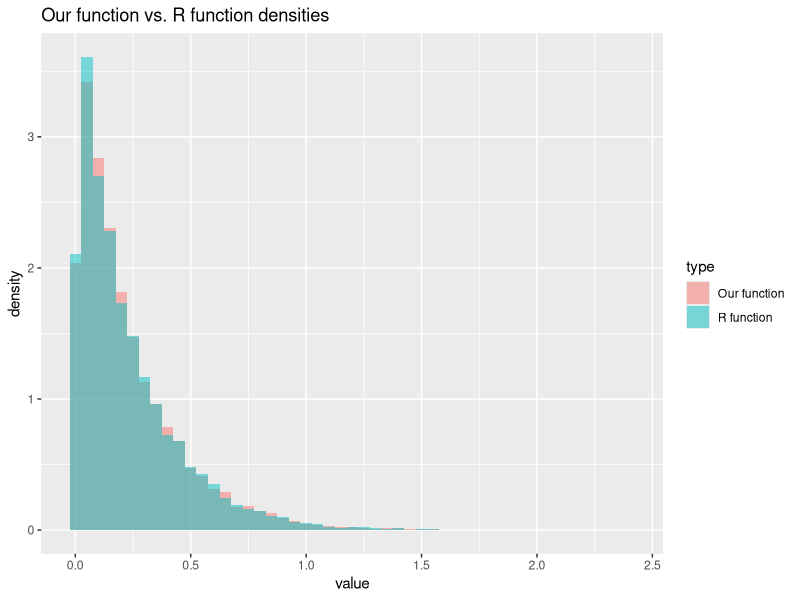
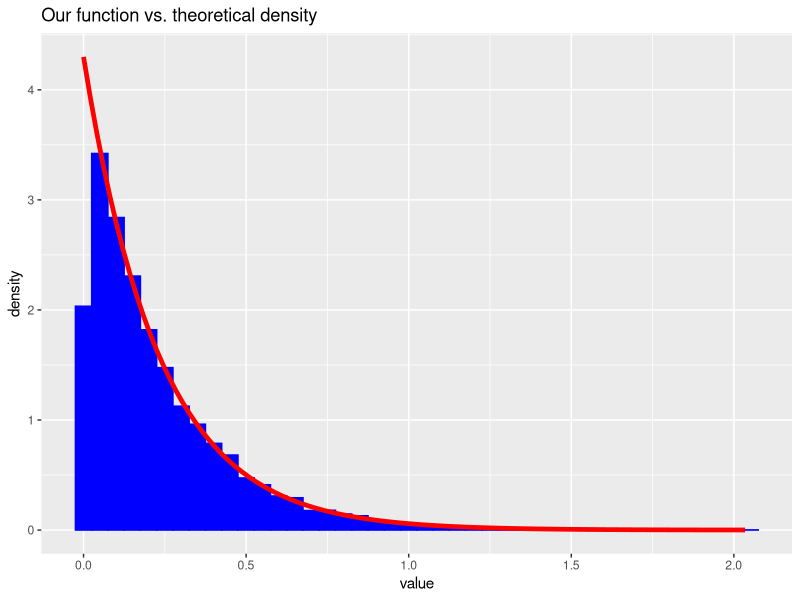
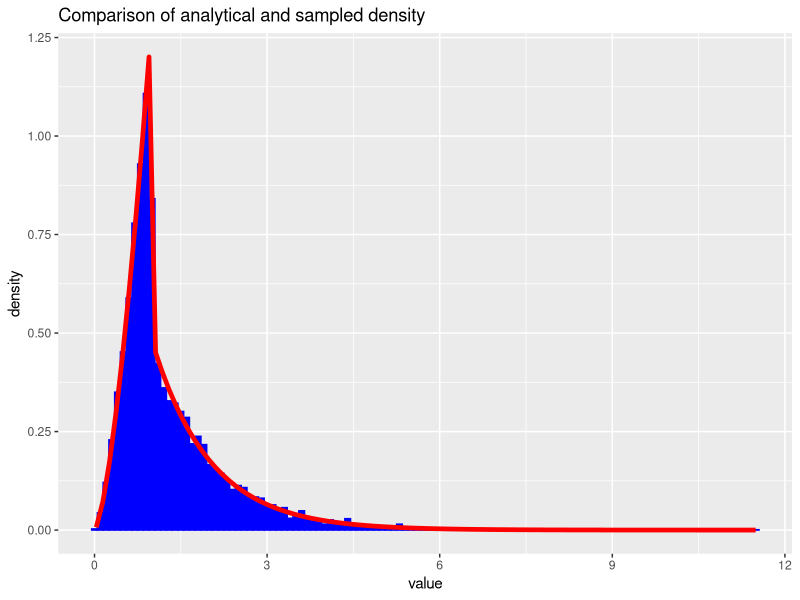
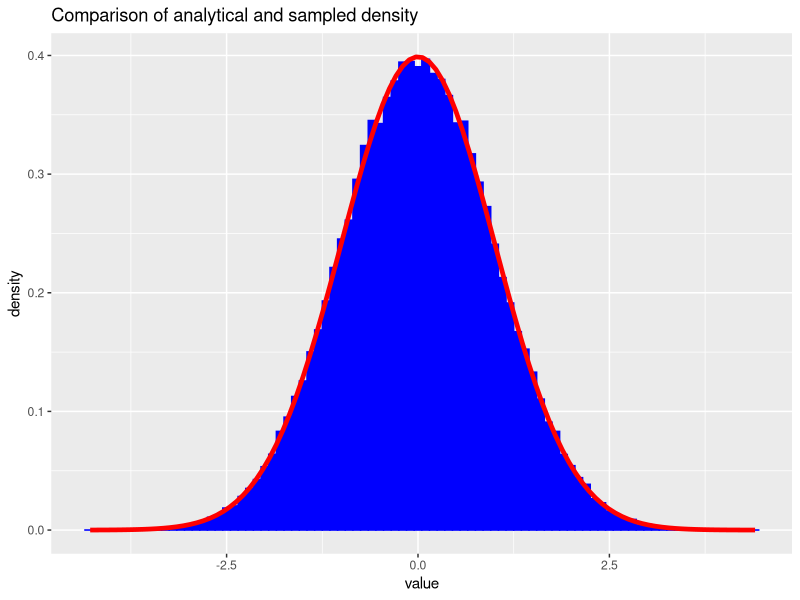
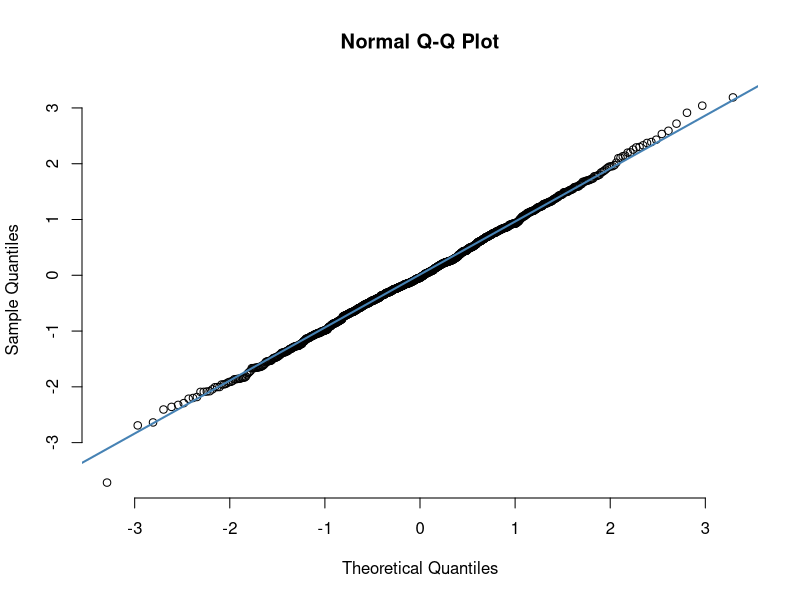
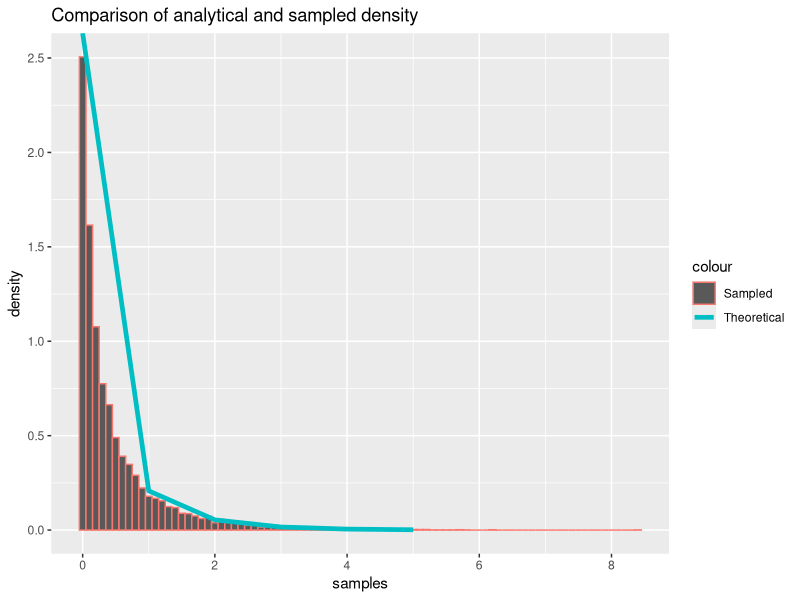
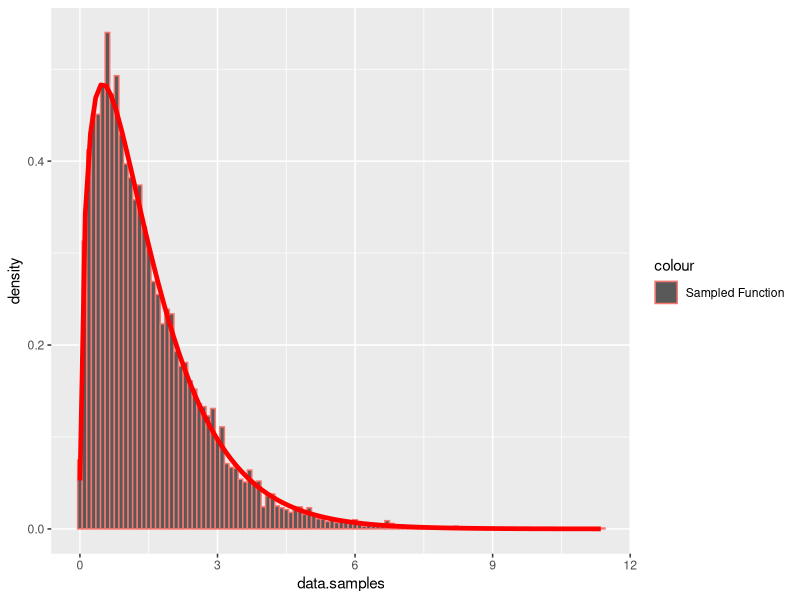
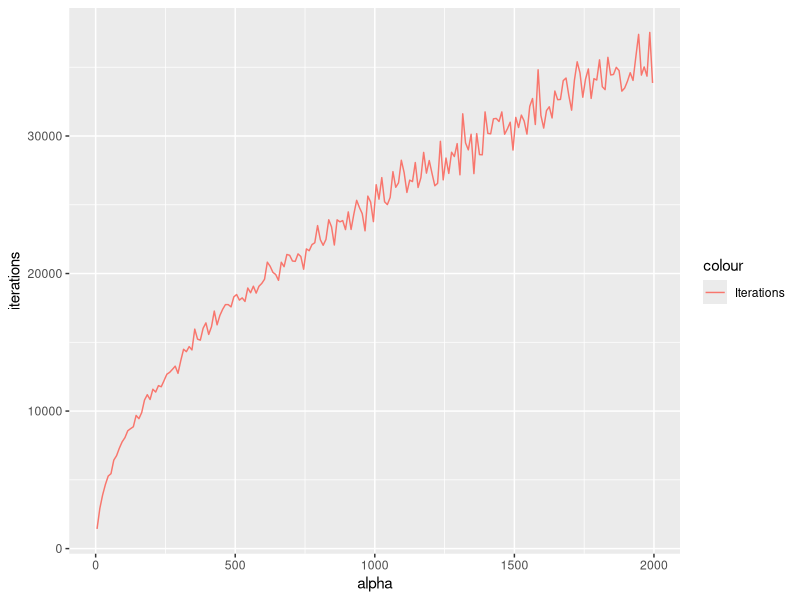

R code for these plots, in order:
## ---- chunk 1
library(formatR)
showsol <- FALSE
library(knitr)
opts_chunk$set(tidy.opts = list(width.cutoff = 68), tidy = TRUE, warning = FALSE, error = FALSE, message = FALSE, echo = TRUE)
## ---- chunk 2
library(ggplot2)
exponential<- function(lambda, n=1){
  u = runif(n)
  x = -1/lambda*log(u)
  return(x)
}
## ---- chunk 3
n = 10000
lambda = 4.300
x = exponential(lambda,n)
cat('Theoretical mean: ', 1/lambda,' Computed mean: ', mean(x),'\n')
cat('Theoretical variance: ', 1/lambda^2, ' Computed variance: ', var(x))
## ---- chunk 4
y = rexp(n, lambda)
rfunc = data.frame(value = y)
ourfunc = data.frame(value = x)
rfunc$type = 'R function'
ourfunc$type = 'Our function'
df = rbind(rfunc,ourfunc)
ggplot(df, aes(value, fill = type)) + 
   geom_histogram(alpha = 0.5, aes(y = ..density..), binwidth = 0.05, position = 'identity') + ggtitle("Our function vs. R function densities")
df2 <- data.frame(theo=seq(0,max(x),length.out=n), value=x)
ggplot(df2, aes(x = value)) + geom_histogram(aes(y = ..density..), binwidth=0.05, fill = 'blue', color = 'blue') + stat_function(fun=dexp,geom = "line",size=1.6,col="red",args = (mean=lambda)) + ggtitle("Our function vs. theoretical density")
## ---- chunk 5
f_A2 = function(x, alpha){
  c = alpha*exp(1)/(alpha+exp(1))
  result = vector(length = length(x))
  result[x<1.] = sapply(x[x<1.], function(x) c*x^(alpha - 1))
  result[x>=1.] = sapply(x[x>=1.], function(x) c*exp(-x))
  return(as.double(result))
}

F_inv = function(n, alpha){
  c = alpha*exp(1)/(alpha+exp(1))
  u = runif(n)
  result = vector(length = n)
  result[u < c/alpha] = (alpha/c * u[u < c/alpha])^(1/alpha)
  result[u >= c/alpha] = -log(1/alpha + exp(-1) - u[u >= c/alpha]/c)
  return(result)
}

alpha = 2.5
n = 10000
xsamples = F_inv(n, alpha)
c = alpha*exp(1)/(alpha+exp(1))
mean = c/(alpha+1) + 2*c/exp(1)
cat('Theoretical mean: ', mean, ' Sampled mean: ', mean(xsamples))
## ---- chunk 6
variance = c/(alpha+2)+5*c/exp(1) - mean^2
cat('Theoretical variance: ', variance, ' Sampled variance: ', var(xsamples))
## ---- chunk 7
df2 <- data.frame(theo=seq(0,max(xsamples),length.out=n), value=xsamples)
ggplot(df2, aes(x = value)) + geom_histogram(aes(y = ..density..), binwidth=0.1, col = 'blue', fill = 'blue') + stat_function(fun=f_A2,geom = "line",size=1.6,col="red",args = (mean=alpha)) + ggtitle("Comparison of analytical and sampled density")
## ---- chunk 8
normal <- function(n){
  x_1 <- runif(n/2)
  x_2 <- exponential(1/2, n/2)
  y_1 <- sqrt(x_2)*cos(2*pi*x_1)
  y_2 <- sqrt(x_2)*sin(2*pi*x_1)
  y <- c(y_1,y_2)
  return(y)
}
## ---- chunk 9
n = 100000
x <- normal(n)
cat('Theoretical mean: ', 0,' Computed mean: ', mean(x),'\n')
cat('Theoretical variance: ', 1, ' Computed variance: ', var(x))
## ---- chunk 10
df2 <- data.frame(theo=seq(0,max(x),length.out=n), value=x)
ggplot(df2, aes(x = value)) + geom_histogram(aes(y = ..density..), binwidth=0.1, col = 'blue', fill = 'blue') + stat_function(fun=dnorm,geom = "line",size=1.6,col="red",args = list(mean=0, sd = 1)) + ggtitle("Comparison of analytical and sampled density")

x <- normal(1000)
qqnorm(x, pch = 1, frame = FALSE)
qqline(x, col = "steelblue", lwd = 2)
## ---- chunk 11
normal_d <- function(d, mu, sigma){
  x <- normal(d)
  y <- mu + t(chol(sigma))%*%x
  return(y)
}
## ---- chunk 12
d = 2
n = 100000
mu = c(1,2)
sigma = matrix(c(2.5,3,3,10),ncol=2,nrow=2)
sample = matrix(NA, ncol = d, nrow = n)
for (i in 1:n){
  sample[i,] <- normal_d(d,mu,sigma)
}
average = apply(sample, 2,mean)
cat('Mean vector: \n')
average
covmat = cov(sample)
cat('Covariance matrix: \n')
covmat
## ---- chunk 13
library(nortest)
ad.test(sample[,1])
ad.test(sample[,2])
## ---- chunk 14
small_gamma = function(alpha, n=1){
  result = vector()
  iter = 0
  sampled = 0
  while(sampled < n){

    uniform2 = runif(n)
    x = F_inv(n, alpha)
    
    c = 1/(gamma(alpha)) * (1/alpha + exp(-1))
    
    probs = dgamma(x, alpha, rate=1) / (c * as.double(f_A2(x, alpha)))
    
    result = append(result, x[uniform2 <= probs])
    
    sampled = sampled + sum(uniform2 <= probs)
    iter = iter + n
  }
  
  iter = iter - length(result) + n
  
  return(list(samples = result[seq(1:n)], iter = iter))
}

large_gamma <- function(alpha, n=1){
  loga = 1/2 * (alpha - 1) * (log(alpha - 1) - 1)
  logb = 1/2 * (alpha + 1) * (log(alpha + 1) - 1)
  result = vector(mode="numeric")
  
  i = 0
  iter = 0
  while (i < n){
    iter = iter + 1 
    log_x_1 = loga + log(runif(1))
    log_x_2 = logb + log(runif(1))
    if (2*log_x_1 <= (alpha - 1)*(log_x_2 - log_x_1) - exp(log_x_2 - log_x_1)){
      result = append(result, exp(log_x_2 - log_x_1))
      i = i + 1
    }
    else{}
  }
  list(samples = result, iter = iter)
}

gamma2 = function(alpha, n  = 1){
  if (alpha <= 1){
    return(small_gamma(alpha, n))
  }
  else if (alpha > 1){
    return(large_gamma(alpha, n))
  }
}
## ---- chunk 15
alpha = 0.5
G1 <- small_gamma(alpha, 10000)

G1_filt = G1
df12 = data.frame(G1_filt)

cat('Theoretical mean: ', alpha,' Computed mean: ', mean(G1$samples),'\n')
cat('Theoretical variance: ', alpha, ' Computed variance: ', var(G1$samples))

c = 1/(gamma(alpha)) * (1/alpha + exp(-1))

x_val = seq(0, 5, lenght.out = 100)

df11 <- data.frame(x = x_val, y=dgamma(x_val, alpha, 1))

ggplot() + geom_histogram(data=df12, aes(x=samples, y=..density.., color="Sampled"), binwidth=0.1) + geom_line(data=df11, aes(x=x, y=y, color="Theoretical"), size=1.6) + ggtitle("Comparison of analytical and sampled density")
## ---- chunk 16
alpha = 1.5

G2 = gamma2(alpha, 10000)

cat('Theoretical mean: ', alpha,' Computed mean: ', mean(G2$samples),'\n')
cat('Theoretical variance: ', alpha, ' Computed variance: ', var(G2$samples))

df16 = data.frame(data=G2)

ggplot(df16, aes(x=data.samples)) + geom_histogram(data=df16, aes(x = data.samples, y=..density.., color="Sampled Function"), binwidth=0.1) + stat_function(fun=dgamma,geom = "line",size=1.6,col="red",args = list(shape=alpha, rate = 1))
## ---- chunk 17
iterations = c()

for (alpha in seq(2, 2000, 10)){
  G = gamma2(alpha, 1000)
  iterations = append(iterations, G$iter)
}

df15 = data.frame(alpha = seq(5, 2000, 10), iterations = iterations)

ggplot(df15, aes(x = alpha, y= iterations, color="Iterations")) + geom_line()
## ---- chunk 18
library(MCMCpack)
get_gamma_samples <- function(alpha){
  return(gamma2(alpha)$samples)
}

dirichlet <- function(alpha){
  z<- sapply(alpha,get_gamma_samples)
  x <- z/sum(z)
  return(x)
}
## ---- chunk 19
k = 5
n = 20000
x <- matrix(NA, ncol = k, nrow = n)
alpha <- exponential(1,k)
for (i in 1:n){
  x[i,] <- dirichlet(alpha)
}
cat('Theoretical mean: ', alpha/sum(alpha),'\n','Computed mean: ', apply(x,2,mean),'\n')
cat('Theoretical variance: ', alpha*(sum(alpha)-alpha)/(sum(alpha)^2*(sum(alpha)+1)),'\n', 'Computed variance: ', apply(x,2,var))
## ---- chunk 20
n <- 10000
alpha <- rep(1,k)
x <- matrix(NA, ncol = k, nrow = n)
for (i in 1:n){
  x[i,] <- dirichlet(alpha)
}
y <- as.vector(rdirichlet(n,alpha))
rfunc = data.frame(value = y)
ourfunc = data.frame(value = as.vector(x))
rfunc$type = 'R function'
ourfunc$type = 'Our function'
df = rbind(rfunc,ourfunc)
ggplot(df, aes(value, fill = type)) + 
   geom_histogram(alpha = 0.5, aes(y = ..density..), position = 'identity') + ggtitle("Our function vs. R function densities")
## ---- chunk 21
df2 <- data.frame(theo=seq(0,max(x[,1]),length.out=n), value=x[,1])
ggplot(df2, aes(x = value)) + geom_histogram(aes(y = ..density..), 
      binwidth = 0.005,fill = 'blue', color = 'blue') + stat_function(fun=dbeta,geom = "line",size=1.6,col="red",args = list(shape1=1,shape2=k-1)) + ggtitle("Our function vs. theoretical density")
## ---- chunk 22
f <- function(x){
  return((2+x)^125*(1-x)^38*x^34)
}

optimum = optimize(f,c(0,1),maximum = TRUE)

draw_samples <- function(n){
  samples <- rep(NA,n)
  iter = 0
  for (i in 1:n){
    finish = 0
    while(finish ==0){
      iter = iter + 1
      x_sample <- runif(1)
      alpha <- f(x_sample)/optimum$objective
      u = runif(1)
      if (u <=alpha){
        samples[i] <- x_sample
        finish <- 1
      }
    }
  }
  return(list(samples = samples, iterations = iter))
}
## ---- chunk 23
n = 10000
g <- function(x){
  return(f(x)*x)
}
f_density <- function(x){return(f(x)/integrate(f,0,1)$value)}
y <- draw_samples(n)
cat("Computed mean: ", sum(y$samples)/n, '\n')
cat("Theoretical mean: ", integrate(g,0,1)$value/integrate(f,0,1)$value, '\n')
df <- data.frame(theo=seq(0,1,length.out=n), value=y$samples)
ggplot(df, aes(x = value)) + geom_histogram(aes(y = ..density..), binwidth=0.001, col = 'blue', fill = 'blue') + stat_function(fun=f_density,geom = "line",size=1.6,col="red") + ggtitle("Comparison of analytical and sampled density") + xlim(0,1) + geom_segment(x = sum(y$samples)/n, xend = sum(y$samples)/n, y = 0, yend = 100, col = "green", size = 1.2, linetype = "longdash")
## ---- chunk 24
cat("Average random numbers generated: ", y$iterations/n, '\n')
cat("Theoretical expected number: ", optimum$objective/integrate(f,0,1)$value)
## ---- chunk 25
k = 6
n = 10000
x <- matrix(NA, ncol = k, nrow = n)
alpha <- rep(1,k)
for (i in 1:n){
  x[i,] <- dirichlet(alpha)
}

w = f(y$samples)/dbeta(y$samples,1,5)
w = f(x[,1])/dbeta(x[,1],1,5)
mu_hat <- sum(x[,1]*w)/sum(w)
mu_hat2 <- sum(x[,1]*w)/(n*integrate(f,0,1)$value)
